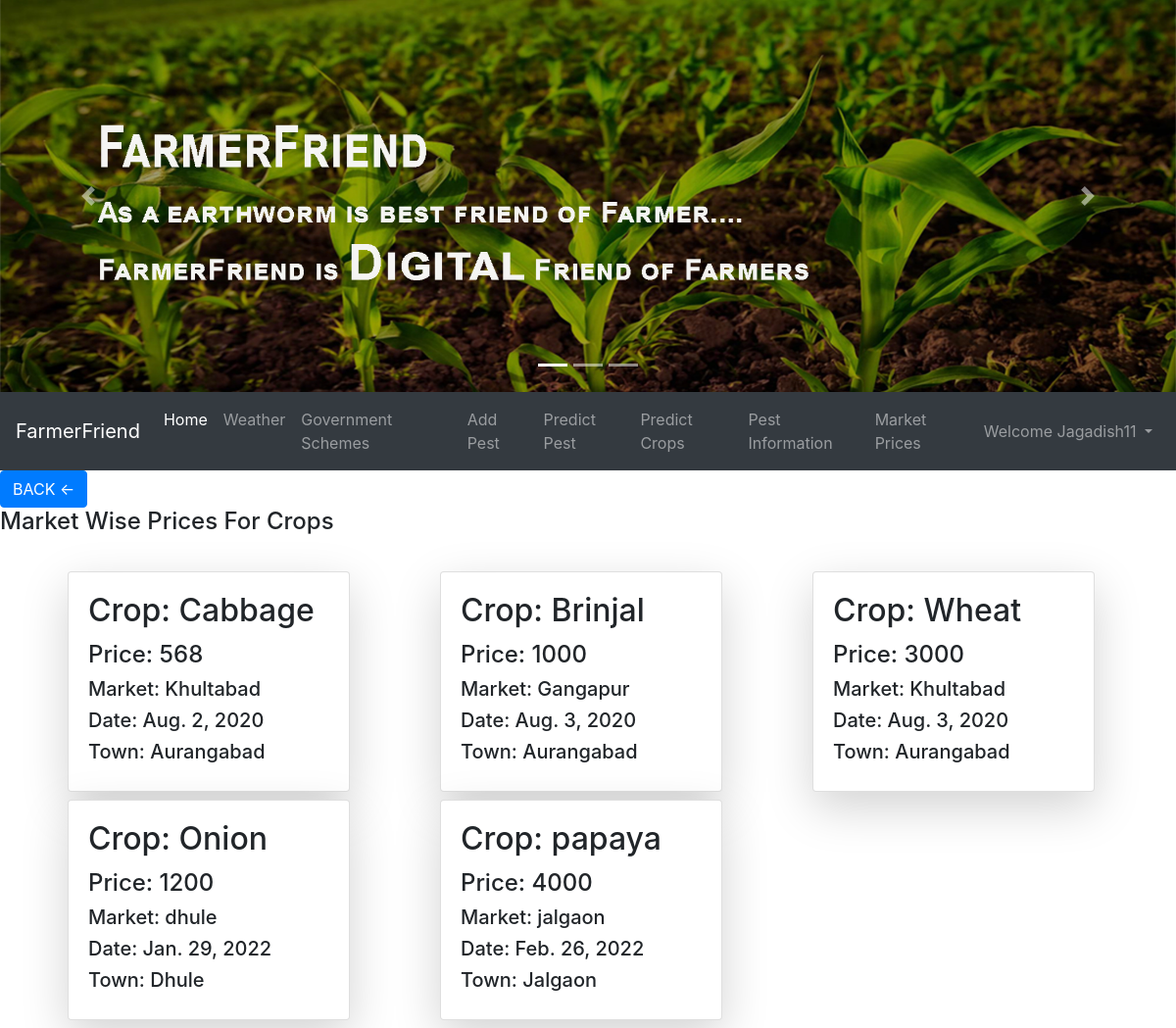
Page /marketforuser (signed in) on the committed database.
### accounts/models.py (models this page shows, shortened)
class MarketPrices(models.Model):
    town=models.CharField(max_length=10)
    market=models.CharField(max_length=20)
    crop=models.CharField(max_length=20)
    date=models.DateField()
    price=models.IntegerField()

### accounts/views.py (the view)
# urls.py: path('marketforuser', views.marketforuser,name='marketforuser'),
def marketforuser(request):
    m_prices=MarketPrices.objects.values('town','crop','market','date','price')
    lis=[]
    for i in m_prices:
        print(i)
        lis.append(i)
    dic={'prices':lis}
    return render(request,'accounts/marketforuser.html',dic)

### accounts/templates/accounts/marketforuser.html (shortened to what this page needs)
{% extends 'accounts/FarmerPage.html' %}
{% block body %}
{% if prices %}
    <a href="predictMPG"><button class="btn btn-primary cart">BACK <-</button></a>
	<h4 class="card-title">Market Wise Prices For Crops</h4>
	<br>
         <div class="container">
             <div class="row ">
              {% for i in prices %}
                     <div class="col-sm-4">
                         <div class="card shadow-lg mb-2 bg-white rounded ml-4" style="width: 18rem;">
                             <div class="card-body">
                                 <h2 class="card-title">Crop: {{i.crop}}</h2>
                                 <h4>Price: {{i.price}}</h4>
                                 <h5>Market: {{i.market}}</h5>
                                 <h5>Date: {{i.date}}</h5>
                                 <h5>Town: {{i.town}}</h5>
                             </div>
                       </div>
                    </div>
               {% endfor %}
         </div>
    </div>
	{% endif %}
{% endblock %}

### accounts/templates/accounts/FarmerPage.html (shortened to what this page needs)
<!doctype html>
<html lang="en">
<head>
    <link rel="stylesheet" href="https://stackpath.bootstrapcdn.com/bootstrap/4.5.0/css/bootstrap.min.css">
</head>
<body>
    <div id="carouselExampleIndicators" class="carousel slide" data-ride="carousel">
        <ol class="carousel-indicators">
            <li data-target="#carouselExampleIndicators" data-slide-to="0" class="active"></li>
            <li data-target="#carouselExampleIndicators" data-slide-to="1"></li>
            <li data-target="#carouselExampleIndicators" data-slide-to="2"></li>
        </ol>
        <div class="carousel-inner">
            {% load static %}
            <div class="carousel-item active">
                <img src="/media/homepage/farmer.jpg" height="400" class="d-block w-100" alt="...">
            </div>
        </div>
        <a class="carousel-control-prev" href="#carouselExampleIndicators" role="button" data-slide="prev">
            <span class="carousel-control-prev-icon" aria-hidden="true"></span>
        </a>
        <a class="carousel-control-next" href="#carouselExampleIndicators" role="button" data-slide="next">
            <span class="carousel-control-next-icon" aria-hidden="true"></span>
        </a>
    </div>
    <nav class="navbar navbar-expand-lg navbar-dark bg-dark">
        <a class="navbar-brand" href="#">FarmerFriend</a>
        <div class="collapse navbar-collapse" id="navbarSupportedContent">
            <ul class="navbar-nav mr-auto">
                <li class="nav-item active">
                    <a class="nav-link" href="#">Home <span class="sr-only">(current)</span></a>
                </li>
                <li class="nav-item">
                    <a class="nav-link" href="/Weather">Weather</a>
                </li>
                <li class="nav-item">
                    <a class="nav-link" href="/govtschemes">Government Schemes</a>
                </li>
                <li class="nav-item">
                    <a class="nav-link" href="/addpest">Add Pest</a>
                </li>
                <li class="nav-item">
                    <a class="nav-link" href="/predictpest">Predict Pest</a>
                </li>
                <li class="nav-item">
                    <a class="nav-link" href="/predictMPG">Predict Crops</a>
                </li>
                <li class="nav-item">
                    <a class="nav-link" href="/pestinformation">Pest Information</a>
                </li>
                <li class="nav-item">
                    <a class="nav-link" href="/marketforuser">Market Prices</a>
                </li>
            </ul>
            {% if user.is_authenticated %}
            <ul class="navbar-nav">
                <li class="nav-item dropdown">
                    <a class="nav-link dropdown-toggle" href="#" id="navbarDropdown" role="button" data-toggle="dropdown" aria-haspopup="true" aria-expanded="false">
          Welcome {{request.user}}
        </a>
                </li>
            </ul>
            {% endif %}
        </div>
    </nav>
     {% block body %} {% endblock %}
</body>
</html>

### rows in the picture
MarketPrices: crop "Cabbage", price "568", market "Khultabad", date "Aug. 2, 2020", town "Aurangabad"
MarketPrices: crop "Brinjal", price "1000", market "Gangapur", date "Aug. 3, 2020", town "Aurangabad"
MarketPrices: crop "Wheat", price "3000", market "Khultabad", date "Aug. 3, 2020", town "Aurangabad"
MarketPrices: crop "Onion", price "1200", market "dhule", date "Jan. 29, 2022", town "Dhule"
MarketPrices: crop "papaya", price "4000", market "jalgaon", date "Feb. 26, 2022", town "Jalgaon"

### other values in the picture
{{ request.user }} "Jagadish11"
